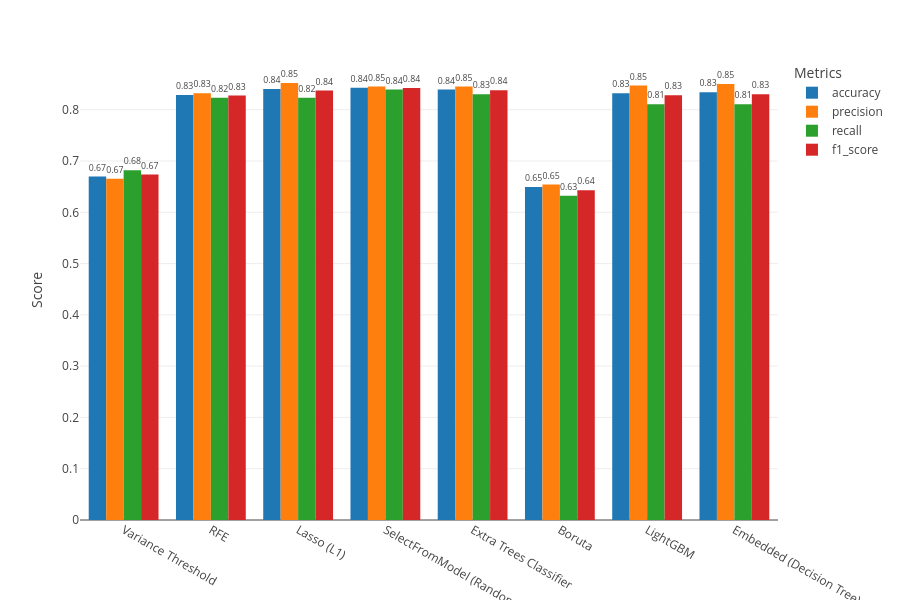

Notebook cell for this chart:
### Code cell
# Visualization of feature selection results using modern graphs
metrics = ['accuracy', 'precision', 'recall', 'f1_score']
results_df = pd.DataFrame(results).T
results_df = results_df.reset_index().rename(columns={'index': 'Feature Selection Method'})

# Melt the DataFrame to make it suitable for Plotly bar chart
results_melted = results_df.melt(id_vars=['Feature Selection Method'], 
                                 value_vars=metrics,
                                 var_name='Metric', 
                                 value_name='Score')

# Plotly bar chart for comparison with metrics values
fig = px.bar(
    results_melted,
    x='Feature Selection Method',
    y='Score',
    color='Metric',
    barmode='group',
    text='Score',
    title='',
    labels={'Score': 'Performance Metric', 'Feature Selection Method': 'Method'},
    height=600
)
fig.update_traces(texttemplate='%{text:.2f}', textposition='outside')
fig.update_layout(legend_title="Metrics", xaxis_title="", yaxis_title="Score")
fig.show()
fig.write_image("Images/"+'Comparison of Feature Selection Methods' + ".png", scale=6)

### Figure 1 — Plotly figure (JSON) as saved in the notebook; plotly's stock layout.template omitted (floating-point values rounded to 4 significant figures)
{"data": [{"alignmentgroup": "True", "hovertemplate": "Metric=accuracy<br>Method=%{x}<br>Performance Metric=%{text}<extra></extra>", "legendgroup": "accuracy", "marker": {"color": "#1F77B4", "pattern": {"shape": ""}}, "name": "accuracy", "offsetgroup": "accuracy", "orientation": "v", "showlegend": true, "text": [0.6699, 0.8287, 0.8403, 0.843, 0.8394, 0.6494, 0.8323, 0.8341], "textposition": "outside", "texttemplate": "%{text:.2f}", "type": "bar", "x": ["Variance Threshold", "RFE", "Lasso (L1)", "SelectFromModel (Random Forest)", "Extra Trees Classifier", "Boruta", "LightGBM", "Embedded (Decision Tree)"], "xaxis": "x", "y": [0.6699, 0.8287, 0.8403, 0.843, 0.8394, 0.6494, 0.8323, 0.8341], "yaxis": "y"}, {"alignmentgroup": "True", "hovertemplate": "Metric=precision<br>Method=%{x}<br>Performance Metric=%{text}<extra></extra>", "legendgroup": "precision", "marker": {"color": "#FF7F0E", "pattern": {"shape": ""}}, "name": "precision", "offsetgroup": "precision", "orientation": "v", "showlegend": true, "text": [0.6655, 0.8321, 0.8521, 0.8453, 0.8455, 0.6543, 0.847, 0.8502], "textposition": "outside", "texttemplate": "%{text:.2f}", "type": "bar", "x": ["Variance Threshold", "RFE", "Lasso (L1)", "SelectFromModel (Random Forest)", "Extra Trees Classifier", "Boruta", "LightGBM", "Embedded (Decision Tree)"], "xaxis": "x", "y": [0.6655, 0.8321, 0.8521, 0.8453, 0.8455, 0.6543, 0.847, 0.8502], "yaxis": "y"}, {"alignmentgroup": "True", "hovertemplate": "Metric=recall<br>Method=%{x}<br>Performance Metric=%{text}<extra></extra>", "legendgroup": "recall", "marker": {"color": "#2CA02C", "pattern": {"shape": ""}}, "name": "recall", "offsetgroup": "recall", "orientation": "v", "showlegend": true, "text": [0.6821, 0.8232, 0.8232, 0.8393, 0.8304, 0.6321, 0.8107, 0.8107], "textposition": "outside", "texttemplate": "%{text:.2f}", "type": "bar", "x": ["Variance Threshold", "RFE", "Lasso (L1)", "SelectFromModel (Random Forest)", "Extra Trees Classifier", "Boruta", "LightGBM", "Embedded (Decision Tree)"], "xaxis": "x", "y": [0.6821, 0.8232, 0.8232, 0.8393, 0.8304, 0.6321, 0.8107, 0.8107], "yaxis": "y"}, {"alignmentgroup": "True", "hovertemplate": "Metric=f1_score<br>Method=%{x}<br>Performance Metric=%{text}<extra></extra>", "legendgroup": "f1_score", "marker": {"color": "#D62728", "pattern": {"shape": ""}}, "name": "f1_score", "offsetgroup": "f1_score", "orientation": "v", "showlegend": true, "text": [0.6737, 0.8276, 0.8374, 0.8423, 0.8378, 0.6431, 0.8285, 0.83], "textposition": "outside", "texttemplate": "%{text:.2f}", "type": "bar", "x": ["Variance Threshold", "RFE", "Lasso (L1)", "SelectFromModel (Random Forest)", "Extra Trees Classifier", "Boruta", "LightGBM", "Embedded (Decision Tree)"], "xaxis": "x", "y": [0.6737, 0.8276, 0.8374, 0.8423, 0.8378, 0.6431, 0.8285, 0.83], "yaxis": "y"}], "layout": {"barmode": "group", "height": 600, "legend": {"title": {"text": "Metrics"}, "tracegroupgap": 0}, "margin": {"t": 60}, "xaxis": {"anchor": "y", "domain": [0, 1], "title": {"text": ""}}, "yaxis": {"anchor": "x", "domain": [0, 1], "title": {"text": "Score"}}}}
